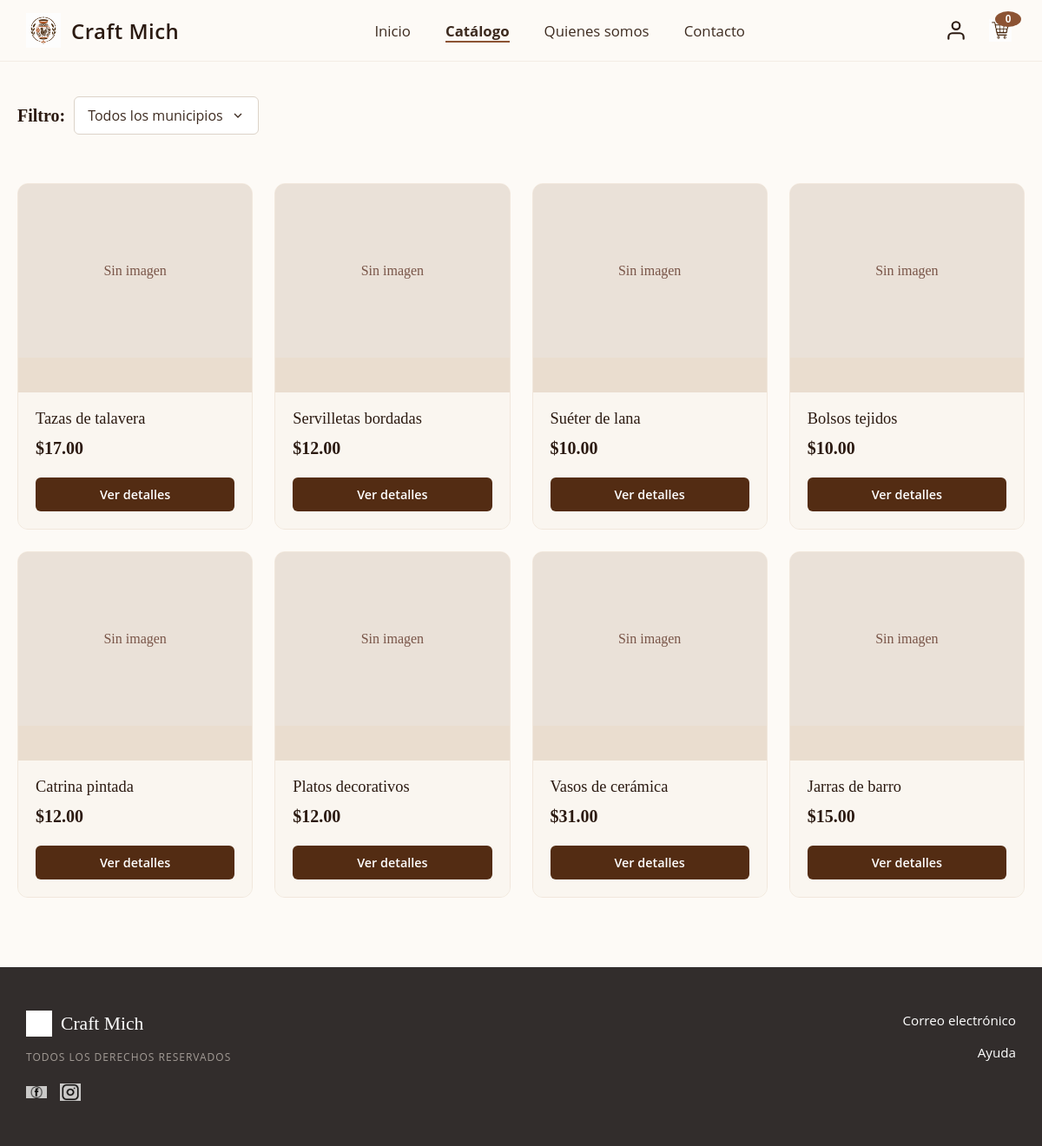
Screenshot of /catalogo/ with the database file from the repository.
### registros/models.py (models this page shows, shortened)
class Producto(models.Model):
    nombre = models.CharField(max_length=200, verbose_name="Nombre del Producto")
    categoria = models.ForeignKey(Categoria, on_delete=models.CASCADE, related_name='productos')
    origen = models.ForeignKey(Municipio, on_delete=models.CASCADE, related_name='productos', verbose_name="Municipio de Origen")
    descripcion = models.TextField(verbose_name="Descripción")
    precio = models.DecimalField(max_digits=10, decimal_places=2, verbose_name="Precio (MXN)")
    imagen = models.ImageField(upload_to='productos/', null=True, blank=True, verbose_name="Imagen del Producto")
    stock = models.PositiveIntegerField(default=0, verbose_name="Cantidad en Stock")
    class Meta:
        verbose_name = "Producto"
        verbose_name_plural = "Productos"
        ordering = ['-id'] # Ordenar por los más recientes por defecto

### artesanias/views.py (the view)
# urls.py: path('catalogo/', views.Catalogo, name="Catalogo"),
def Catalogo(request):
    municipio_id = request.GET.get('municipio')
    productos = Producto.objects.all()
    if municipio_id and municipio_id.isdigit():
        productos = productos.filter(origen_id=municipio_id)
    municipios = Municipio.objects.all().order_by('nombre')
    context = {
        'productos': productos,
        'municipios': municipios,
        'municipio_seleccionado': int(municipio_id) if municipio_id and municipio_id.isdigit() else None,
    }
    return render(request, 'artesanias/catalogo.html', context)

### artesanias/templates/artesanias/catalogo.html (shortened to what this page needs)
{% extends 'artesanias/encabezado.html' %}
{% load static %}
{% block contenido %}
<main class="catalogo-main">
    <section class="filters-section">
        <form method="GET" action="{% url 'Catalogo' %}" style="display: flex; align-items: center; gap: 10px;">
            <label for="filtro-municipio" class="filter-label">Filtro:</label>
            <div class="select-wrapper">
                <select name="municipio" id="filtro-municipio" class="filter-select" onchange="this.form.submit()">
                    <option value="">Todos los municipios</option>
                </select>
            </div>
        </form>
    </section>
    <section class="products-grid">
        {% for producto in productos %}
        <article class="product-card">
            <div class="product-image-box">
                {% if producto.imagen %}
                    <img src="{{ producto.imagen.url }}" alt="{{ producto.nombre }}" class="product-img">
                {% else %}
                    <div style="background-color: #eae1d8; width: 100%; height: 200px; display: flex; align-items: center; justify-content: center; color: #795548;">Sin imagen</div>
                {% endif %}
            </div>
            <div class="product-info">
                <h3 class="product-name">{{ producto.nombre }}</h3>
                <span class="product-price">${{ producto.precio }}</span>
                <a href="{% url 'detalleProducto' %}" class="btn-ver-detalles">Ver detalles</a>
            </div>
        </article>
        {% empty %}
        <div style="grid-column: 1 / -1; text-align: center; padding: 2rem;">
            <h3>No se encontraron productos.</h3>
            <p>Añade productos desde el panel de administrador para que aparezcan aquí.</p>
        </div>
        {% endfor %}
    </section>
</main>
{% endblock %}

### artesanias/templates/artesanias/encabezado.html (shortened to what this page needs)
{% load static %}
{% block encabezado %}
<link href="{% static 'artesanias/css/estilo.css' %}" rel="stylesheet" type="text/css">
<header class="craft-header">
    <div class="header-container">
        <div class="header-logo">
            {% block header_logo %}
            <img src="{% static 'artesanias/images/logo.png' %}" alt="Logo Craft Mich" class="logo-img">
            <span class="logo-text">Craft Mich</span>
            {% endblock %}
        </div>
        <nav class="header-nav">
            {% block header_menu %}
            <ul>
                <li><a href="{% url 'Principal' %}" class="nav-item">Inicio</a></li>
                <li><a href="{% url 'Catalogo' %}" class="nav-item">Catálogo</a></li>
                <li><a href="{% url 'Conocenos' %}" class="nav-item">Quienes somos</a></li>
                <li><a href="{% url 'Contacto' %}" class="nav-item">Contacto</a></li>
            </ul>
            {% endblock %}
        </nav>
        <div class="header-actions">
            {% block header_actions %}
            <div class="user-dropdown">
                <button class="user-button" aria-label="Cuenta de usuario">
                    <svg xmlns="http://www.w3.org/2000/svg" viewBox="0 0 24 24" fill="none" stroke="currentColor" stroke-width="2" stroke-linecap="round" stroke-linejoin="round" class="user-icon">
                        <path d="M20 21v-2a4 4 0 0 0-4-4H8a4 4 0 0 0-4 4v2"></path>
                        <circle cx="12" cy="7" r="4"></circle>
                    </svg>
                </button>
            </div>
            <button id="cartBtn" class="cart-button" aria-label="Carrito de compras">
                <img src="{% static 'artesanias/images/carrito.png' %}" alt="Carrito" class="cart-icon">
                <span class="cart-count">0</span>
            </button>
            {% endblock %}
        </div>
    </div>
</header>
{% block contenido%}
{% endblock %}
<footer class="craft-footer">
    <div class="footer-container">
        <div class="footer-left">
            <div class="footer-logo">
                <img src="{% static 'artesanias/images/logo.png' %}" alt="Craft Mich Logo" class="footer-logo-img">
                <span class="footer-logo-text">Craft Mich</span>
            </div>
            <p class="footer-copy">TODOS LOS DERECHOS RESERVADOS</p>
            <div class="footer-socials">
                <a href="#" aria-label="Facebook"><img src="{% static 'artesanias/images/facebook.png' %}" alt="Facebook" class="social-icon"></a>
                <a href="#" aria-label="Instagram"><img src="{% static 'artesanias/images/instagram.png' %}" alt="Instagram" class="social-icon"></a>
            </div>
        </div>
        <div class="footer-right">
            <ul class="footer-links">
                <li><a href="#">Correo electrónico</a></li>
                <li><a href="#">Ayuda</a></li>
            </ul>
        </div>
    </div>
</footer>
{% endblock %}

### artesanias/static/artesanias/css/estilo.css (style rules this page uses)
.craft-header { width: 100%; background-color: #fdfaf6; box-shadow: 0 2px 10px rgba(0, 0, 0, 0.02); font-family: 'Open Sans', 'Georgia', serif; padding: 15px 0; border-bottom: 1px solid #f3ece4; }
.header-container { max-width: 1200px; margin: 0 auto; display: flex; justify-content: space-between; align-items: center; padding: 0 30px; }
.header-logo { display: flex; align-items: center; gap: 12px; }
.logo-img { height: 40px; width: auto; object-fit: contain; }
.logo-text { font-size: 1.5rem; font-weight: 600; color: #2b1a11; letter-spacing: 0.5px; }
.header-nav ul { list-style: none; display: flex; gap: 40px; margin: 0; padding: 0; }
.nav-item { text-decoration: none; color: #3d2b20; font-size: 1.05rem; font-weight: 400; transition: color 0.2s ease; }
.header-actions { display: flex; align-items: center; }
.cart-button { background: none; border: none; cursor: pointer; position: relative; color: #2b1a11; padding: 5px; display: flex; align-items: center; }
.cart-icon { width: 26px; height: 26px; }
.cart-count { position: absolute; top: -4px; right: -6px; background-color: #8c5333; color: #ffffff; font-size: 0.75rem; font-weight: bold; border-radius: 50%; padding: 2px 6px; min-width: 18px; text-align: center; }
.header-actions { display: flex; align-items: center; gap: 15px; }
.user-dropdown { position: relative; display: inline-block; }
.user-button { background: none; border: none; cursor: pointer; padding: 5px; display: flex; align-items: center; color: #2b1a11; transition: color 0.2s ease; }
.user-icon { width: 26px; height: 26px; }
.catalogo-main { max-width: 1200px; margin: 0 auto; padding: 40px 20px 80px 20px; background-color: #fdfaf6; }
.filters-section { display: flex; align-items: center; gap: 15px; margin-bottom: 40px; font-family: 'Georgia', serif; }
.filter-label { font-size: 1.25rem; font-weight: bold; color: #2b1a11; }
.filter-select { font-family: 'Open Sans', sans-serif; font-size: 1rem; padding: 10px 40px 10px 15px; border: 1px solid #dcd3c9; background-color: #ffffff; border-radius: 6px; color: #3d2b20; cursor: pointer; appearance: none; background-repeat: no-repeat; background-position: right 15px center; background-size: 16px; }
.products-grid { display: grid; grid-template-columns: repeat(4, 1fr); gap: 25px; }
.product-card { background-color: #faf6f0; border: 1px solid #f1e7dc; border-radius: 12px; overflow: hidden; display: flex; flex-direction: column; transition: transform 0.2s ease, box-shadow 0.2s ease; }
.product-image-box { width: 100%; height: 240px; overflow: hidden; background-color: #eaddcf; }
.product-info { padding: 20px; display: flex; flex-direction: column; gap: 12px; font-family: 'Georgia', serif; background-color: #faf6f0; }
.product-name { font-size: 1.15rem; color: #2b1a11; font-weight: 500; margin: 0; }
.product-price { font-size: 1.25rem; font-weight: bold; color: #2b1a11; }
.craft-footer { width: 100%; background-color: #322d2c; color: #fdfaf6; padding: 50px 0; font-family: 'Open Sans', sans-serif; margin-top: auto; }
.footer-container { max-width: 1200px; margin: 0 auto; padding: 0 30px; display: flex; justify-content: space-between; align-items: flex-start; }
.footer-left { display: flex; flex-direction: column; gap: 15px; }
.footer-logo { display: flex; align-items: center; gap: 10px; }
.footer-logo-img { height: 30px; width: auto; filter: brightness(0) invert(1); }
.footer-logo-text { font-family: 'Georgia', serif; font-size: 1.35rem; color: #ffffff; }
.footer-copy { font-size: 0.75rem; color: #a39c96; letter-spacing: 1px; margin: 0; }
.footer-socials { display: flex; gap: 15px; margin-top: 5px; }
.footer-socials a { color: #ffffff; text-decoration: none; font-size: 1.2rem; opacity: 0.8; transition: opacity 0.2s; }
.footer-right { display: flex; flex-direction: column; align-items: flex-end; gap: 30px; }
.footer-links { list-style: none; padding: 0; margin: 0; display: flex; flex-direction: column; gap: 15px; text-align: right; }
.footer-links a { color: #ffffff; text-decoration: none; font-size: 0.95rem; transition: color 0.2s; }
.social-icon { width: 24px; height: 24px; object-fit: contain; vertical-align: middle; }
.btn-ver-detalles { display: block; text-align: center; background-color: #532c13; color: #ffffff; text-decoration: none; font-family: 'Open Sans', sans-serif; font-size: 0.9rem; font-weight: 600; padding: 10px; border-radius: 6px; margin-top: 10px; transition: background-color 0.2s, transform 0.1s; }

### rows the page displays
Producto: imagen "Sin imagen", nombre "Tazas de talavera", precio "17.00"
Producto: imagen "Sin imagen", nombre "Servilletas bordadas", precio "12.00"
Producto: imagen "Sin imagen", nombre "Suéter de lana", precio "10.00"
Producto: imagen "Sin imagen", nombre "Bolsos tejidos", precio "10.00"
Producto: imagen "Sin imagen", nombre "Catrina pintada", precio "12.00"
Producto: imagen "Sin imagen", nombre "Platos decorativos", precio "12.00"
Producto: imagen "Sin imagen", nombre "Vasos de cerámica", precio "31.00"
Producto: imagen "Sin imagen", nombre "Jarras de barro", precio "15.00"
